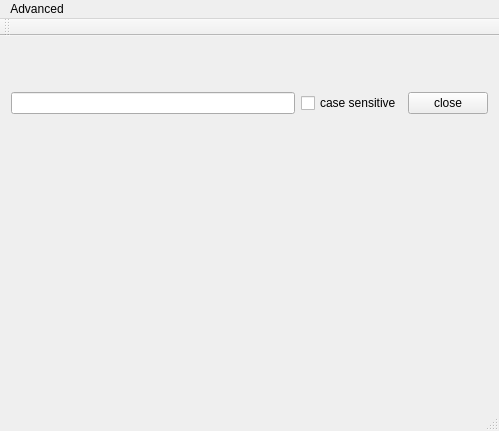
<?xml version="1.0" encoding="UTF-8"?>
<ui version="4.0">
 <class>MainWindow</class>
 <widget class="QMainWindow" name="MainWindow">
  <property name="geometry">
   <rect>
    <x>0</x>
    <y>0</y>
    <width>499</width>
    <height>431</height>
   </rect>
  </property>
  <property name="windowTitle">
   <string>MainWindow</string>
  </property>
  <widget class="QWidget" name="centralWidget">
   <layout class="QVBoxLayout" name="verticalLayout">
    <item>
     <widget class="QWidget" name="search" native="true">
      <layout class="QHBoxLayout" name="horizontalLayout">
       <property name="leftMargin">
        <number>0</number>
       </property>
       <property name="topMargin">
        <number>0</number>
       </property>
       <property name="rightMargin">
        <number>0</number>
       </property>
       <property name="bottomMargin">
        <number>0</number>
       </property>
       <item>
        <widget class="QLineEdit" name="lineEditSearch"/>
       </item>
       <item>
        <widget class="QCheckBox" name="checkBoxCaseSensitive">
         <property name="text">
          <string>case sensitive</string>
         </property>
        </widget>
       </item>
       <item>
        <widget class="QPushButton" name="pushButtonClose">
         <property name="text">
          <string>close</string>
         </property>
        </widget>
       </item>
      </layout>
     </widget>
    </item>
    <item>
     <widget class="SearchableTextEdit" name="textEdit1" native="true"/>
    </item>
    <item>
     <widget class="SearchableTextEdit" name="textEdit2" native="true"/>
    </item>
   </layout>
  </widget>
  <widget class="QMenuBar" name="menuBar">
   <property name="geometry">
    <rect>
     <x>0</x>
     <y>0</y>
     <width>499</width>
     <height>22</height>
    </rect>
   </property>
   <widget class="QMenu" name="menuAdvanced">
    <property name="title">
     <string>Advanced</string>
    </property>
    <addaction name="actionFind"/>
   </widget>
   <addaction name="menuAdvanced"/>
  </widget>
  <widget class="QToolBar" name="mainToolBar">
   <attribute name="toolBarArea">
    <enum>TopToolBarArea</enum>
   </attribute>
   <attribute name="toolBarBreak">
    <bool>false</bool>
   </attribute>
  </widget>
  <widget class="QStatusBar" name="statusBar"/>
  <action name="actionFind">
   <property name="text">
    <string>Find</string>
   </property>
   <property name="toolTip">
    <string>Find</string>
   </property>
   <property name="shortcut">
    <string>Ctrl+F</string>
   </property>
  </action>
 </widget>
 <layoutdefault spacing="6" margin="11"/>
 <customwidgets>
  <customwidget>
   <class>SearchableTextEdit</class>
   <extends>QWidget</extends>
   <header>SearchableTextEdit.h</header>
   <container>1</container>
  </customwidget>
 </customwidgets>
 <resources/>
 <connections/>
</ui>
